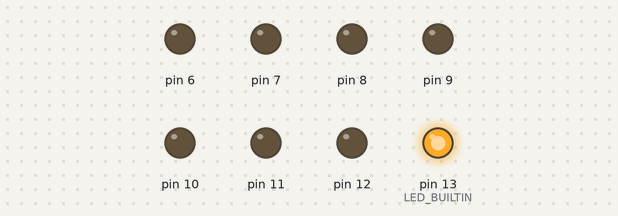
The sketch below on a simulated Arduino Uno, built with avr-gcc and run on an emulated ATmega328P. On the bench: output pins drawn as LEDs (lit = HIGH).

Above: at 0.2 s.
At 1.0 s:
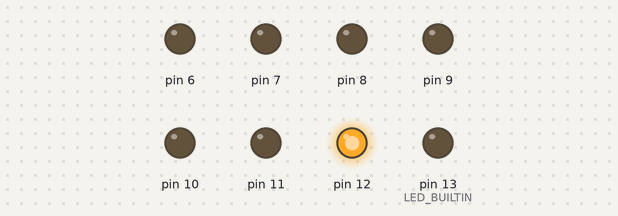
At 1.8 s:
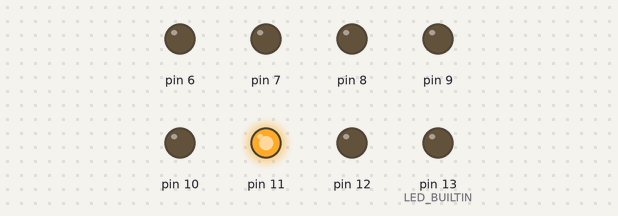
At 4.2 s:
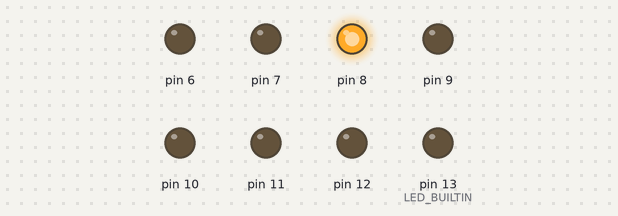
At 5.8 s:
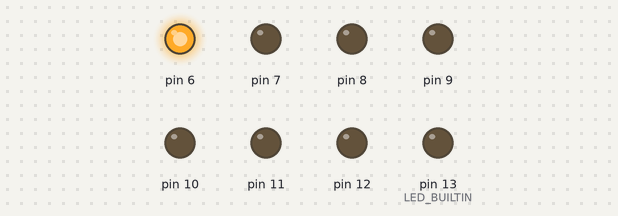
At 7.8 s:
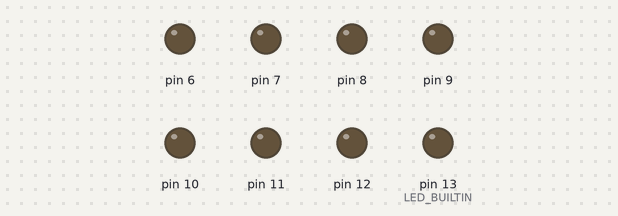
Timing chart, 0 to 8.3 s (numbered marks = the images above):
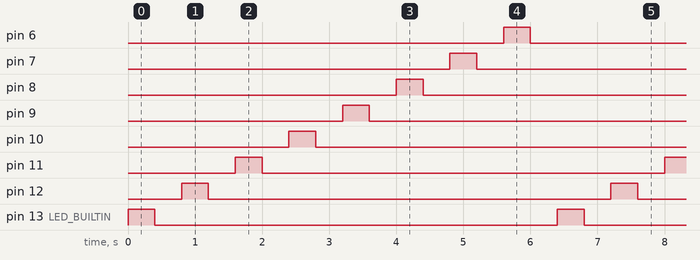

Measured:
- by itself, pin 6–12, pin 13 (LED_BUILTIN): alternates HIGH for 0.40 s and LOW for 6.0 s
- by itself, everything shown: repeats every 6.4 s, in 16 steps

The sketch:

job_7_8_led.ino
```cpp
// C++ code
//
int animationSpeed = 0;

void setup()
{
  pinMode(LED_BUILTIN, OUTPUT);
  pinMode(12, OUTPUT);
  pinMode(11, OUTPUT);
  pinMode(10, OUTPUT);
  pinMode(9, OUTPUT);
  pinMode(8, OUTPUT);
  pinMode(7, OUTPUT);
  pinMode(6, OUTPUT);

  animationSpeed = 400;
}

void loop()
{
  digitalWrite(LED_BUILTIN, HIGH);
  delay(animationSpeed); // Wait for animationSpeed millisecond(s)
  digitalWrite(LED_BUILTIN, LOW);
  delay(animationSpeed); // Wait for animationSpeed millisecond(s)
  digitalWrite(12, HIGH);
  delay(animationSpeed); // Wait for animationSpeed millisecond(s)
  digitalWrite(12, LOW);
  delay(animationSpeed); // Wait for animationSpeed millisecond(s)
  digitalWrite(11, HIGH);
  delay(animationSpeed); // Wait for animationSpeed millisecond(s)
  digitalWrite(11, LOW);
  delay(animationSpeed); // Wait for animationSpeed millisecond(s)
  digitalWrite(10, HIGH);
  delay(animationSpeed); // Wait for animationSpeed millisecond(s)
  digitalWrite(10, LOW);
  delay(animationSpeed); // Wait for animationSpeed millisecond(s)
  digitalWrite(9, HIGH);
  delay(animationSpeed); // Wait for animationSpeed millisecond(s)
  digitalWrite(9, LOW);
  delay(animationSpeed); // Wait for animationSpeed millisecond(s)
  digitalWrite(8, HIGH);
  delay(animationSpeed); // Wait for animationSpeed millisecond(s)
  digitalWrite(8, LOW);
  delay(animationSpeed); // Wait for animationSpeed millisecond(s)
  digitalWrite(7, HIGH);
  delay(animationSpeed); // Wait for animationSpeed millisecond(s)
  digitalWrite(7, LOW);
  delay(animationSpeed); // Wait for animationSpeed millisecond(s)
  digitalWrite(6, HIGH);
  delay(animationSpeed); // Wait for animationSpeed millisecond(s)
  digitalWrite(6, LOW);
  delay(animationSpeed); // Wait for animationSpeed millisecond(s)
}
```

job6_synchrone.cpp
```cpp
// C++ code
//
int animationSpeed = 0;

void setup()
{
  pinMode(LED_BUILTIN, OUTPUT);
  pinMode(11, OUTPUT);
  pinMode(9, OUTPUT);

  animationSpeed = 400;
}

void loop()
{
  digitalWrite(LED_BUILTIN, HIGH);
  digitalWrite(11, HIGH);
  digitalWrite(9, HIGH);
  delay(animationSpeed); // Wait for animationSpeed millisecond(s)
  digitalWrite(LED_BUILTIN, LOW);
  digitalWrite(11, LOW);
  digitalWrite(9, LOW);
  delay(animationSpeed); // Wait for animationSpeed millisecond(s)
}
```
